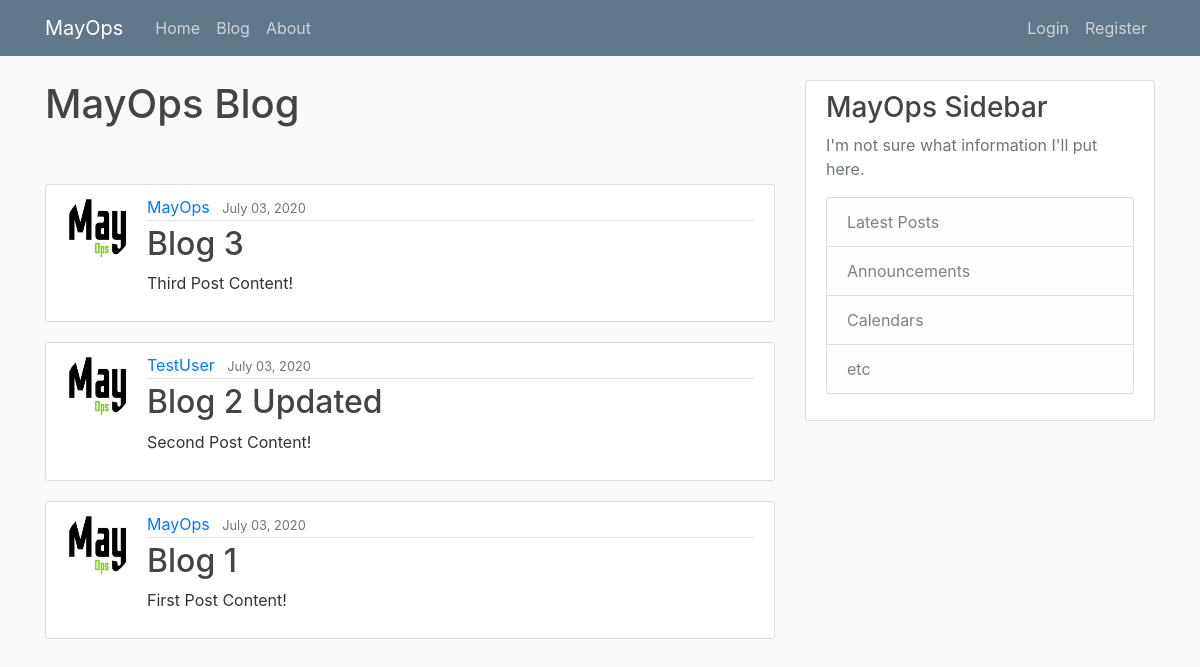
Before: /blog/ with the older database file.
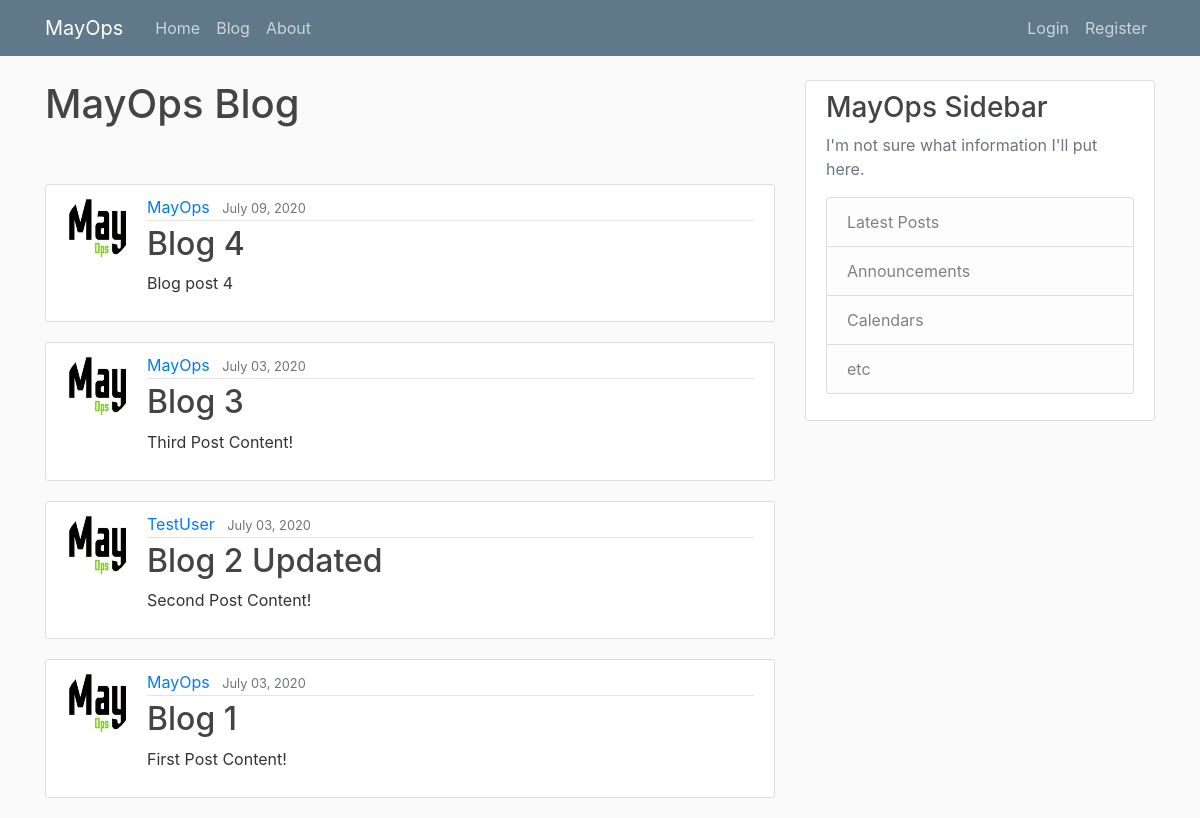
After: the same page with the newer database file.
### homepage/models.py (models this page shows, shortened)
class Post(models.Model):
    title = models.CharField(max_length=100)
    content = models.TextField()
    date_posted = models.DateTimeField(default=timezone.now)
    author = models.ForeignKey(User, on_delete=models.CASCADE)

### users/models.py (models this page shows, shortened)
class Profile(models.Model):
    user = models.OneToOneField(User, on_delete=models.CASCADE)
    image = models.ImageField(default='default1.jpg', upload_to='profile_pics')

### homepage/views.py (the view)
# urls.py: path('blog/', PostListView.as_view(), name="MayOps-blog"),
class PostListView(ListView):
    model = Post
    template_name = 'homepage/blog.html'
    context_object_name = 'posts'
    ordering = ["-date_posted"]
    paginate_by = 5

### homepage/templates/homepage/blog.html
{% extends "homepage/base.html" %}
{% block content %}
    <h1>MayOps Blog</h1><br><br>
    {% for post in posts %}
        <article class="media content-section">
          <img class="rounded-circle article-img" src="{{ post.author.profile.image.url }}">
          <div class="media-body">
            <div class="article-metadata">
              <a class="mr-2" href="#">{{ post.author }}</a>
              <small class="text-muted">{{ post.date_posted|date:"F d, Y" }}</small>
            </div>
            <h2><a class="article-title" href="{% url 'post-detail' post.id %}">{{ post.title }}</a></h2>
            <p class="article-content">{{ post.content }}</p>
          </div>
        </article>
    {% endfor %}
{% endblock content %}

Changed rows visible on the page:
added Post: author.profile.image (picture), author "MayOps", date_posted "July 09, 2020", title "Blog 4", content "Blog post 4"
